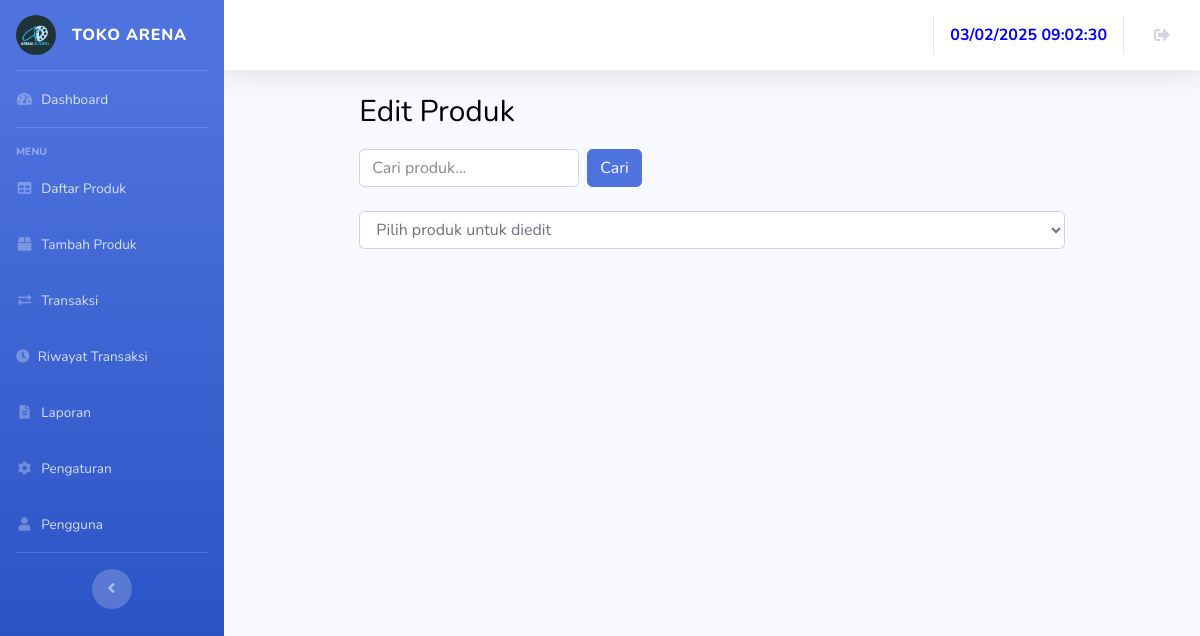
The app's page /admin/edit-produk.php (signed in) with its own data.
### tables this page shows
CREATE TABLE `pengaturan` (
  `id_pengaturan` int(11) NOT NULL,
  `nama_toko` varchar(100) NOT NULL,
  `logo` varchar(255) DEFAULT NULL,
  `alamat_toko` text NOT NULL,
  `telepon` varchar(20) DEFAULT NULL,
  `email` varchar(100) DEFAULT NULL,
  `pajak_persen` decimal(5,2) DEFAULT NULL,
  `tanggal_diperbarui` timestamp NOT NULL DEFAULT current_timestamp() ON UPDATE current_timestamp()
);

### admin/edit-produk.php (the view, shortened to what this page needs)
<?php
require 'config.php';
?>
<!DOCTYPE html>
<html lang="en">
<head>
    <?php include 'item/head.php'; ?>
</head>
<body id="page-top">
    <div id="wrapper">
        <?php include 'item/sidebar.php'; ?>
        <div id="content-wrapper" class="d-flex flex-column">
            <div id="content">
                <?php include 'item/header.php'; ?>
                <div class="container-fluid">
                    <h1 class="judul">Edit Produk</h1>
                    <form class="form-inline mb-4" method="get" style="padding-left: 12%;">
                        <input class="form-control mr-sm-2"  type="search" name="search" placeholder="Cari produk..." value="<?php echo htmlspecialchars($_GET['search'] ?? ''); ?>" oninput="filterDropdown()">
                        <button class="btn btn-primary my-2 my-sm-0" type="submit">Cari</button>
                    </form>
                    <form method="get" style="padding-left: 12%; padding-right: 12%; margin-bottom: 2%;">
                        <select class="form-control" name="id" onchange="this.form.submit()" id="produkDropdown">
                            <option value="">Pilih produk untuk diedit</option>
                        </select>
                    </form>
                </div>
            </div>
        </div>
    </div>
</body>
</html>

### admin/item/sidebar.php (shortened to what this page needs)
<?php
$current_page = basename($_SERVER['PHP_SELF']);
require 'config.php';
$query = "SELECT nama_toko, logo FROM pengaturan WHERE id_pengaturan = 1";
$stmt = $pdo->prepare($query);
$stmt->execute();
$pengaturan = $stmt->fetch(PDO::FETCH_ASSOC);
$nama_toko = $pengaturan['nama_toko'];
$logo = $pengaturan['logo'];
?>
<ul class="navbar-nav bg-gradient-primary sidebar sidebar-dark accordion" id="accordionSidebar">
    <a class="sidebar-brand d-flex align-items-center" href="../admin/index.php">
        <div class="sidebar-brand-icon">
            <img src="admin/img/<?php echo htmlspecialchars($logo); ?>" alt="Logo" style="border-radius: 50%; width: 40px; height: 40px;">
        </div>
        <div class="sidebar-brand-text mx-3">
            <?php echo htmlspecialchars($nama_toko); ?>
        </div>
    </a>
    <hr class="sidebar-divider my-0">
    <li class="nav-item <?= ($current_page == 'index.php') ? 'active' : '' ?>">
        <a class="nav-link" href="../admin/index.php">
            <i class="fas fa-fw fa-tachometer-alt"></i>
            <span>Dashboard</span></a>
    </li>
    <hr class="sidebar-divider">
    <div class="sidebar-heading">
        Menu
    </div>
    <li class="nav-item <?= ($current_page == 'daftar-produk.php') ? 'active' : '' ?>">
        <a class="nav-link" href="../admin/daftar-produk.php">
            <i class="fas fa-fw fa-table"></i>
            <span>Daftar Produk</span></a>
    </li>
    <li class="nav-item <?= ($current_page == 'kelola-produk.php') ? 'active' : '' ?>">
        <a class="nav-link" href="../admin/kelola-produk.php">
            <i class="fas fa-fw fa-box"></i>
            <span>Tambah Produk</span></a>
    </li>
    <li class="nav-item <?= ($current_page == 'transaksi.php') ? 'active' : '' ?>">
        <a class="nav-link" href="../admin/transaksi.php">
            <i class="fas fa-fw fa-exchange-alt"></i>
            <span>Transaksi</span></a>
    </li>
    <li class="nav-item <?= ($current_page == 'riwayat-transaksi.php') ? 'active' : '' ?>">
        <a class="nav-link" href="../admin/riwayat-transaksi.php">
            <i class="fas fa-clock"></i>
            <span>Riwayat Transaksi</span></a>
    </li>
    <li class="nav-item <?= ($current_page == 'laporan.php') ? 'active' : '' ?>">
        <a class="nav-link" href="../admin/laporan.php">
            <i class="fas fa-fw fa-file-alt"></i>
            <span>Laporan</span></a>
    </li>
    <li class="nav-item <?= ($current_page == 'pengaturan.php') ? 'active' : '' ?>">
        <a class="nav-link" href="../admin/pengaturan.php">
            <i class="fas fa-fw fa-cog"></i>
            <span>Pengaturan</span></a>
    </li>
    <li class="nav-item <?= ($current_page == 'pengguna.php') ? 'active' : '' ?>">
        <a class="nav-link" href="../admin/pengguna.php">
            <i class="fas fa-fw fa-user"></i>
            <span>Pengguna</span></a>
    </li>
    <hr class="sidebar-divider d-none d-md-block">
    <div class="text-center d-none d-md-inline">
        <button class="rounded-circle border-0" id="sidebarToggle"></button>
    </div>
</ul>

### admin/edit-produk.php (style rules this page uses)
.judul { color: black; font-size: 30px; margin-bottom: 2%; padding-left: 12%; }

### records on screen
pengaturan: logo (picture), nama_toko "TOKO ARENA"
